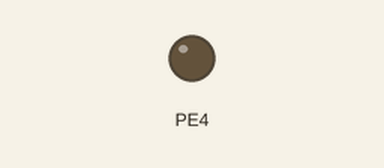
This program was run on a simulated ATmega128, built with avr-gcc and emulated at 16 MHz. Parts: output pins drawn as LEDs (lit = HIGH).

Above: at 0.4 s.
At 17.2 s:
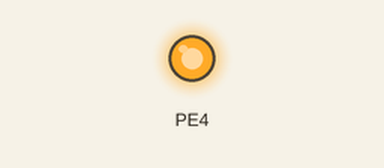
Timing chart, 0 to 23.4 s (numbered marks = the images above):
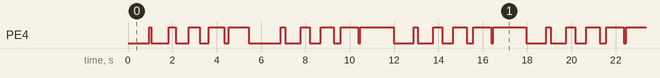

Measured:
- by itself, PE4: moves between LOW and HIGH, repeating every 18.0 s
- by itself, everything shown: repeats every 18.0 s, in 30 steps

The program:

main.c
```c
#define F_CPU 16000000L
#include <avr/io.h>
#include <util/delay.h>

int main(void)
{
	int dim = 780; 				// 현재 LED 밝기
	DDRE |= (1 << PE4);
	// 11번 모드
	TCCR3A |= (1 << WGM31) | (1 << WGM30);
	TCCR3B |= (1 << WGM33);
	// 비반전 모드
	TCCR3A |= (1 << COM3B1);
	// 분주비를 1024로 설정
	TCCR3B |= (1 << CS32) | (1 << CS30);
	OCR3A = 7800;
	while(1)
	{
		OCR3B = dim;
		_delay_ms(1000);
		dim += 1560;			// 밝기 변화
		if(dim > 7800)
			dim = 0;
	}
	return 0;
}
```
